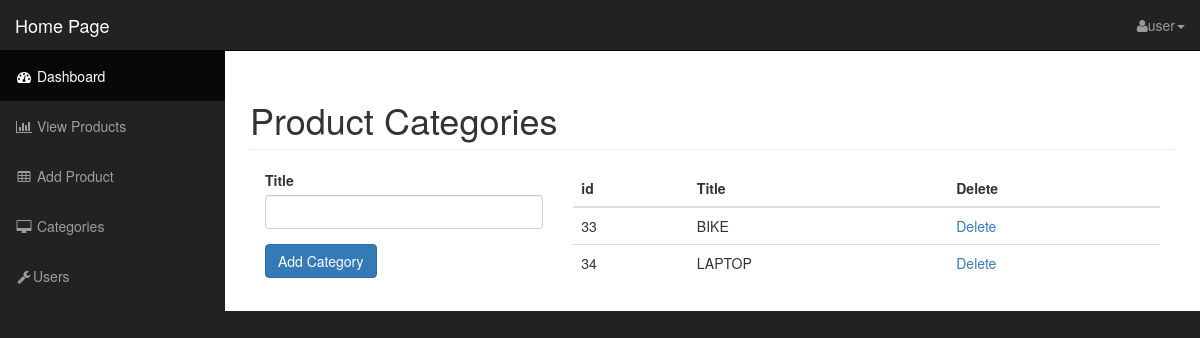
The app's page /admin/categories.php with its own data.
### tables this page shows
CREATE TABLE `category` (
  `cat_id` int(11) NOT NULL,
  `cat_title` varchar(255) NOT NULL
);

### function.php (called while the page is built, shortened)
<?php
function query($sql){
global $con;
$query =  mysqli_query($con,$sql) or die (mysqli_error($con));
return $query;
}
function fetch_array($result){
	return mysqli_fetch_array($result);
}
function select_all_query($table_name){
	$sql = "SELECT * FROM category";
	return query($sql);
}
 ?>

### admin/categories.php (the view, shortened to what this page needs)
<?php include(TEMPLATE_BACK.DS."header.php"); ?>
        <div id="page-wrapper">
            <div class="container-fluid">
<h1 class="page-header">
  Product Categories
</h1>
<div class="col-md-4">
    <form action="" method="post">
        <div class="form-group">
            <label for="category-title">Title</label>
            <input type="text" name="category_title" class="form-control">
        </div>
        <div class="form-group">
            <input type="submit" name="submit" class="btn btn-primary" value="Add Category">
        </div>
    </form>
</div>
<div class="col-md-8">
    <table class="table">
            <thead>
        <tr>
            <th>id</th>
            <th>Title</th>
            <th>Delete</th>
        </tr>
            </thead>
    <tbody>
            <?php
                $result = select_all_query('category');
                if(mysqli_num_rows($result) > 0) {
                while($row  = fetch_array($result)){
                    $view = <<<DELIMETER
                    <tr>
                    <td>{$row['cat_id']}</td>
                    <td>{$row['cat_title']}</td>
                    <td><a href="categories.php?id={$row['cat_id']}">Delete</a></td>
                    </tr>
DELIMETER;
echo $view;
                 }
}else{
echo "<h2 class='bg bg-danger text-center'>Category Not Found</h2>";
}
             ?>
    </tbody>
        </table>
</div>
            </div>
        </div>
  <?php include(TEMPLATE_BACK.DS."footer.php")?>

### admin/css/sb-admin.css (style rules this page uses)
body { margin-top: 100px; background-color: #222; }
@media (min-width:768px) { body { margin-top: 50px; } }
#page-wrapper { width: 100%; padding: 0; background-color: #fff; }
@media (min-width:768px) { #page-wrapper { padding: 10px; } }

### records on screen
category: cat_id "33", cat_title "BIKE"
category: cat_id "34", cat_title "LAPTOP"
